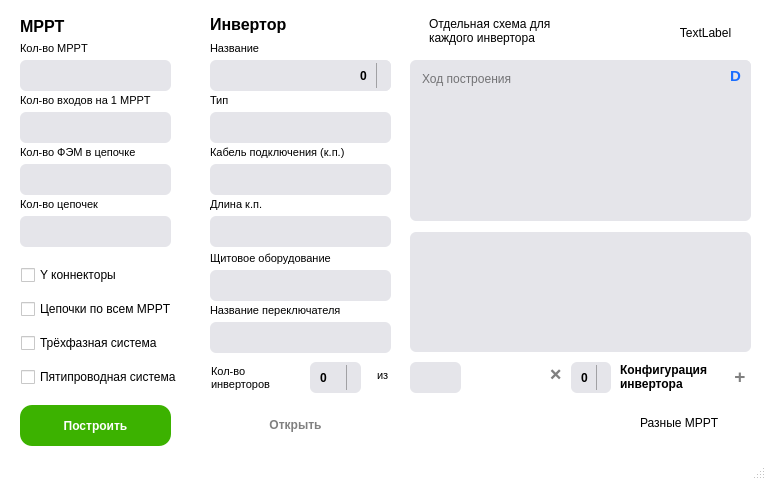
<?xml version="1.0" encoding="UTF-8"?>
<ui version="4.0">
 <class>WindowDrawSchemes</class>
 <widget class="QMainWindow" name="WindowDrawSchemes">
  <property name="enabled">
   <bool>true</bool>
  </property>
  <property name="geometry">
   <rect>
    <x>0</x>
    <y>0</y>
    <width>766</width>
    <height>480</height>
   </rect>
  </property>
  <property name="font">
   <font>
    <family>Arial</family>
   </font>
  </property>
  <property name="focusPolicy">
   <enum>Qt::NoFocus</enum>
  </property>
  <property name="windowTitle">
   <string>Схема постоянного тока</string>
  </property>
  <property name="styleSheet">
   <string notr="true">QMainWindow {
	background-color: white
}
QScrollBar:vertical {              
	background: #e5e5ea;
	border-radius: 3;
	border: none;
	max-width: 8px;
}
QScrollBar::handle:vertical {
	background-color: #196dff;
    border-radius: 3;
}
QScrollBar::handle:vertical:hover {
	background-color: #3b83ff; 
    min-height: 0px;
    border-radius: 3;
}
QScrollBar::add-line:vertical {
    height: 0px;
    subcontrol-position: bottom;
    subcontrol-origin: margin;
}
QScrollBar::sub-line:vertical {
    height: 0 px;
    subcontrol-position: top;
    subcontrol-origin: margin;
}
QScrollBar::add-page:vertical, QScrollBar::sub-page:vertical{
    background: #e5e5ea;
	border: none;
}
QComboBox QAbstractItemView {
	background: transparent;
	border-radius: 6;
    border: none;
	outline:0px;
	selection-background-color: white;
	selection-color: #196dff;
    padding: 8 0 8 0;
}</string>
  </property>
  <property name="documentMode">
   <bool>false</bool>
  </property>
  <widget class="QWidget" name="centralwidget">
   <property name="styleSheet">
    <string notr="true">background-color: #fff;</string>
   </property>
   <widget class="QLabel" name="label_8">
    <property name="enabled">
     <bool>true</bool>
    </property>
    <property name="geometry">
     <rect>
      <x>20</x>
      <y>12</y>
      <width>151</width>
      <height>28</height>
     </rect>
    </property>
    <property name="font">
     <font>
      <family>Arial</family>
      <pointsize>12</pointsize>
      <weight>75</weight>
      <bold>true</bold>
     </font>
    </property>
    <property name="styleSheet">
     <string notr="true">background-color: rgba(255,255,255,0); </string>
    </property>
    <property name="text">
     <string>MPPT</string>
    </property>
   </widget>
   <widget class="QLineEdit" name="inputCount_mppt">
    <property name="geometry">
     <rect>
      <x>20</x>
      <y>60</y>
      <width>151</width>
      <height>31</height>
     </rect>
    </property>
    <property name="font">
     <font>
      <family>Arial</family>
      <weight>75</weight>
      <bold>true</bold>
     </font>
    </property>
    <property name="toolTip">
     <string>Количество MPPT в инверторе</string>
    </property>
    <property name="styleSheet">
     <string notr="true">QLineEdit{
	background-color:rgba(229,229,234,1); 
	border-radius: 6;
	border: none;
	padding-left: 8px
}
QLineEdit:hover{
	background-color:rgba(242,242,247,1);
}
QLineEdit:pressed{
	background-color:rgba(188,188,192,1);
	border-radius: 12;
}</string>
    </property>
    <property name="inputMask">
     <string/>
    </property>
    <property name="text">
     <string/>
    </property>
    <property name="placeholderText">
     <string/>
    </property>
   </widget>
   <widget class="QTextBrowser" name="textConsoleDraw">
    <property name="enabled">
     <bool>true</bool>
    </property>
    <property name="geometry">
     <rect>
      <x>410</x>
      <y>60</y>
      <width>341</width>
      <height>161</height>
     </rect>
    </property>
    <property name="font">
     <font>
      <family>Arial</family>
     </font>
    </property>
    <property name="styleSheet">
     <string notr="true">QTextBrowser{
	background-color:rgba(229,229,234,1); 
	border-radius: 6;
	border: none;
	padding: 8 4 8 8;
}
</string>
    </property>
    <property name="placeholderText">
     <string>Ход построения</string>
    </property>
   </widget>
   <widget class="QPushButton" name="btnDraw">
    <property name="geometry">
     <rect>
      <x>20</x>
      <y>405</y>
      <width>151</width>
      <height>41</height>
     </rect>
    </property>
    <property name="font">
     <font>
      <family>Arial</family>
      <pointsize>9</pointsize>
      <weight>75</weight>
      <bold>true</bold>
     </font>
    </property>
    <property name="cursor">
     <cursorShape>PointingHandCursor</cursorShape>
    </property>
    <property name="styleSheet">
     <string notr="true">QPushButton{
	background-color: rgb(60,178,0);
	color: white;
	border: none;
	border-radius: 12;
	border-style: outset;
}
QPushButton:hover{
	background-color: rgba(60,178,0, 0.85); 
}
QPushButton:pressed{
	color: rgba(255, 255, 255, 0.7);
	border-radius: 12;
}</string>
    </property>
    <property name="text">
     <string>Построить</string>
    </property>
   </widget>
   <widget class="QLineEdit" name="inputCount_input_mppt">
    <property name="geometry">
     <rect>
      <x>20</x>
      <y>112</y>
      <width>151</width>
      <height>31</height>
     </rect>
    </property>
    <property name="font">
     <font>
      <family>Arial</family>
      <weight>75</weight>
      <bold>true</bold>
     </font>
    </property>
    <property name="toolTip">
     <string>Количество входов в одном MPPT</string>
    </property>
    <property name="styleSheet">
     <string notr="true">QLineEdit{
	background-color:rgba(229,229,234,1); 
	border-radius: 6;
	border: none;
	padding-left: 8px
}
QLineEdit:hover{
	background-color:rgba(242,242,247,1);
}
QLineEdit:pressed{
	background-color:rgba(188,188,192,1);
	border-radius: 12;
}</string>
    </property>
    <property name="inputMask">
     <string/>
    </property>
    <property name="text">
     <string/>
    </property>
    <property name="placeholderText">
     <string/>
    </property>
   </widget>
   <widget class="QLineEdit" name="inputSolar_count_on_the_chain">
    <property name="geometry">
     <rect>
      <x>20</x>
      <y>164</y>
      <width>151</width>
      <height>31</height>
     </rect>
    </property>
    <property name="font">
     <font>
      <family>Arial</family>
      <weight>75</weight>
      <bold>true</bold>
     </font>
    </property>
    <property name="toolTip">
     <string>Количество ФЭМ на одну цепочку</string>
    </property>
    <property name="styleSheet">
     <string notr="true">QLineEdit{
	background-color:rgba(229,229,234,1); 
	border-radius: 6;
	border: none;
	padding-left: 8px
}
QLineEdit:hover{
	background-color:rgba(242,242,247,1);
}
QLineEdit:pressed{
	background-color:rgba(188,188,192,1);
	border-radius: 12;
}</string>
    </property>
    <property name="inputMask">
     <string/>
    </property>
    <property name="text">
     <string/>
    </property>
    <property name="placeholderText">
     <string/>
    </property>
   </widget>
   <widget class="QLineEdit" name="inputAll_chain">
    <property name="geometry">
     <rect>
      <x>20</x>
      <y>216</y>
      <width>151</width>
      <height>31</height>
     </rect>
    </property>
    <property name="font">
     <font>
      <family>Arial</family>
      <weight>75</weight>
      <bold>true</bold>
     </font>
    </property>
    <property name="toolTip">
     <string>Общее количество цепочек в инверторе</string>
    </property>
    <property name="styleSheet">
     <string notr="true">QLineEdit{
	background-color:rgba(229,229,234,1); 
	border-radius: 6;
	border: none;
	padding-left: 8px
}
QLineEdit:hover{
	background-color:rgba(242,242,247,1);
}
QLineEdit:pressed{
	background-color:rgba(188,188,192,1);
	border-radius: 12;
}</string>
    </property>
    <property name="inputMask">
     <string/>
    </property>
    <property name="text">
     <string/>
    </property>
    <property name="placeholderText">
     <string/>
    </property>
   </widget>
   <widget class="QCheckBox" name="checkUse_y_connector">
    <property name="geometry">
     <rect>
      <x>21</x>
      <y>265</y>
      <width>108</width>
      <height>20</height>
     </rect>
    </property>
    <property name="font">
     <font>
      <family>Arial</family>
     </font>
    </property>
    <property name="toolTip">
     <string>Применяет Y конекторы, если это допустимо </string>
    </property>
    <property name="text">
     <string>Y коннекторы</string>
    </property>
   </widget>
   <widget class="QCheckBox" name="checkUse_all_mppt">
    <property name="geometry">
     <rect>
      <x>21</x>
      <y>299</y>
      <width>170</width>
      <height>20</height>
     </rect>
    </property>
    <property name="font">
     <font>
      <family>Arial</family>
     </font>
    </property>
    <property name="toolTip">
     <string>Распределяет цепочки по всем свободным MPPT, если кол-во цепочек не меньше кол-ва MPPT, если параметр неактивен, то цепочки полностью последовательно заполняют свободные MPPT</string>
    </property>
    <property name="styleSheet">
     <string notr="true"/>
    </property>
    <property name="text">
     <string>Цепочки по всем MPPT</string>
    </property>
   </widget>
   <widget class="QLineEdit" name="inputName_invertor">
    <property name="geometry">
     <rect>
      <x>210</x>
      <y>60</y>
      <width>181</width>
      <height>31</height>
     </rect>
    </property>
    <property name="font">
     <font>
      <family>Arial</family>
      <weight>75</weight>
      <bold>true</bold>
     </font>
    </property>
    <property name="toolTip">
     <string>Название инвертора</string>
    </property>
    <property name="styleSheet">
     <string notr="true">QLineEdit{
	background-color:rgba(229,229,234,1); 
	border-radius: 6;
	border: none;
	padding-left: 8px
}
QLineEdit:hover{
	background-color:rgba(242,242,247,1);
}
QLineEdit:pressed{
	background-color:rgba(188,188,192,1);
	border-radius: 12;
}</string>
    </property>
    <property name="inputMask">
     <string/>
    </property>
    <property name="text">
     <string/>
    </property>
    <property name="placeholderText">
     <string/>
    </property>
   </widget>
   <widget class="QLineEdit" name="inputTitle_grid_line">
    <property name="geometry">
     <rect>
      <x>210</x>
      <y>164</y>
      <width>181</width>
      <height>31</height>
     </rect>
    </property>
    <property name="font">
     <font>
      <family>Arial</family>
      <weight>75</weight>
      <bold>true</bold>
     </font>
    </property>
    <property name="toolTip">
     <string>Наименование расплогаемое на проводе до свича</string>
    </property>
    <property name="styleSheet">
     <string notr="true">QLineEdit{
	background-color:rgba(229,229,234,1); 
	border-radius: 6;
	border: none;
	padding-left: 8px
}
QLineEdit:hover{
	background-color:rgba(242,242,247,1);
}
QLineEdit:pressed{
	background-color:rgba(188,188,192,1);
	border-radius: 12;
}</string>
    </property>
    <property name="inputMask">
     <string/>
    </property>
    <property name="text">
     <string/>
    </property>
    <property name="placeholderText">
     <string/>
    </property>
   </widget>
   <widget class="QLineEdit" name="inputTitle_grid_top">
    <property name="geometry">
     <rect>
      <x>210</x>
      <y>270</y>
      <width>181</width>
      <height>31</height>
     </rect>
    </property>
    <property name="font">
     <font>
      <family>Arial</family>
      <weight>75</weight>
      <bold>true</bold>
     </font>
    </property>
    <property name="toolTip">
     <string>Наименование распологаемое сверху после свича</string>
    </property>
    <property name="styleSheet">
     <string notr="true">QLineEdit{
	background-color:rgba(229,229,234,1); 
	border-radius: 6;
	border: none;
	padding-left: 8px
}
QLineEdit:hover{
	background-color:rgba(242,242,247,1);
}
QLineEdit:pressed{
	background-color:rgba(188,188,192,1);
	border-radius: 12;
}</string>
    </property>
    <property name="inputMask">
     <string/>
    </property>
    <property name="text">
     <string/>
    </property>
    <property name="placeholderText">
     <string/>
    </property>
   </widget>
   <widget class="QLineEdit" name="inputNumber_invertor">
    <property name="geometry">
     <rect>
      <x>210</x>
      <y>112</y>
      <width>181</width>
      <height>31</height>
     </rect>
    </property>
    <property name="font">
     <font>
      <family>Arial</family>
      <weight>75</weight>
      <bold>true</bold>
     </font>
    </property>
    <property name="toolTip">
     <string>Тип инвертора</string>
    </property>
    <property name="styleSheet">
     <string notr="true">QLineEdit{
	background-color:rgba(229,229,234,1); 
	border-radius: 6;
	border: none;
	padding-left: 8px
}
QLineEdit:hover{
	background-color:rgba(242,242,247,1);
}
QLineEdit:pressed{
	background-color:rgba(188,188,192,1);
	border-radius: 12;
}</string>
    </property>
    <property name="inputMask">
     <string/>
    </property>
    <property name="text">
     <string/>
    </property>
    <property name="placeholderText">
     <string/>
    </property>
   </widget>
   <widget class="QLineEdit" name="inputTitle_grid_switch">
    <property name="geometry">
     <rect>
      <x>210</x>
      <y>322</y>
      <width>181</width>
      <height>31</height>
     </rect>
    </property>
    <property name="font">
     <font>
      <family>Arial</family>
      <weight>75</weight>
      <bold>true</bold>
     </font>
    </property>
    <property name="styleSheet">
     <string notr="true">QLineEdit{
	background-color:rgba(229,229,234,1); 
	border-radius: 6;
	border: none;
	padding-left: 8px
}
QLineEdit:hover{
	background-color:rgba(242,242,247,1);
}
QLineEdit:pressed{
	background-color:rgba(188,188,192,1);
	border-radius: 12;
}</string>
    </property>
    <property name="inputMask">
     <string/>
    </property>
    <property name="text">
     <string/>
    </property>
    <property name="placeholderText">
     <string/>
    </property>
   </widget>
   <widget class="QLabel" name="label_9">
    <property name="enabled">
     <bool>true</bool>
    </property>
    <property name="geometry">
     <rect>
      <x>210</x>
      <y>10</y>
      <width>111</width>
      <height>28</height>
     </rect>
    </property>
    <property name="font">
     <font>
      <family>Arial</family>
      <pointsize>12</pointsize>
      <weight>75</weight>
      <bold>true</bold>
     </font>
    </property>
    <property name="styleSheet">
     <string notr="true">background-color: rgba(255,255,255,0); </string>
    </property>
    <property name="text">
     <string>Инвертор</string>
    </property>
   </widget>
   <widget class="QSpinBox" name="spinBox_CloneInvertor">
    <property name="geometry">
     <rect>
      <x>310</x>
      <y>362</y>
      <width>51</width>
      <height>31</height>
     </rect>
    </property>
    <property name="font">
     <font>
      <family>Arial</family>
      <weight>75</weight>
      <bold>true</bold>
     </font>
    </property>
    <property name="toolTip">
     <string/>
    </property>
    <property name="styleSheet">
     <string notr="true">QSpinBox{
	background-color:rgba(229,229,234,1); 
	border-radius: 6;
	border: none;
	padding-left: 8px
}
QSpinBox:hover{
	background-color:rgba(242,242,247,1);
}
QSpinBox:up-button:hover{
	background-color:rgba(25,109,255, 0.7);
	border-top-right-radius: 6;
}
QSpinBox:up-button:pressed{
	background-color:rgba(25,109,255, 0.5);
	border-top-right-radius: 6;
}
QSpinBox:up-button{
	background-color:rgba(229,229,234,1); 
	border-top-right-radius: 6;
	border: none;
	border-left: 1px solid rgba(0,0,0,0.3);
}

QSpinBox:down-button:hover{
	background-color:rgba(25,109,255, 0.7);
	border-bottom-right-radius: 6;
}
QSpinBox:down-button:pressed{
	background-color:rgba(25,109,255, 0.5);
	border-bottom-right-radius: 6;
}
QSpinBox:down-button{
	background-color:rgba(229,229,234,1); 
	border-bottom-right-radius: 6;
	border-left: 1px solid rgba(0,0,0,0.3);

}</string>
    </property>
   </widget>
   <widget class="QPushButton" name="btnUpdateConsole">
    <property name="geometry">
     <rect>
      <x>720</x>
      <y>60</y>
      <width>31</width>
      <height>31</height>
     </rect>
    </property>
    <property name="font">
     <font>
      <family>Arial</family>
      <pointsize>11</pointsize>
      <weight>75</weight>
      <bold>true</bold>
     </font>
    </property>
    <property name="cursor">
     <cursorShape>PointingHandCursor</cursorShape>
    </property>
    <property name="toolTip">
     <string>Очистить консоль</string>
    </property>
    <property name="styleSheet">
     <string notr="true">QPushButton{
	background-color: rgba(229,229,234,1);
	color: #196dff;
	border: none;
	border-radius: 6;
	border-style: outset;
}
QPushButton:hover{
	background-color: #dceaff; 
}
QPushButton:pressed{
	color: rgba(25, 109, 255, 0.7); 
	border-radius: 6;
}</string>
    </property>
    <property name="text">
     <string>D</string>
    </property>
    <property name="icon">
     <iconset>
      <normaloff>Data/icon_update.jpg</normaloff>Data/icon_update.jpg</iconset>
    </property>
   </widget>
   <widget class="QLabel" name="label_10">
    <property name="enabled">
     <bool>true</bool>
    </property>
    <property name="geometry">
     <rect>
      <x>210</x>
      <y>40</y>
      <width>111</width>
      <height>16</height>
     </rect>
    </property>
    <property name="font">
     <font>
      <family>Arial</family>
      <pointsize>8</pointsize>
     </font>
    </property>
    <property name="styleSheet">
     <string notr="true">background-color: rgba(255,255,255,0); </string>
    </property>
    <property name="text">
     <string>Название</string>
    </property>
   </widget>
   <widget class="QLabel" name="label_11">
    <property name="enabled">
     <bool>true</bool>
    </property>
    <property name="geometry">
     <rect>
      <x>20</x>
      <y>40</y>
      <width>151</width>
      <height>16</height>
     </rect>
    </property>
    <property name="font">
     <font>
      <family>Arial</family>
      <pointsize>8</pointsize>
     </font>
    </property>
    <property name="styleSheet">
     <string notr="true">background-color: rgba(255,255,255,0); </string>
    </property>
    <property name="text">
     <string>Кол-во MPPT</string>
    </property>
   </widget>
   <widget class="QLabel" name="label_12">
    <property name="enabled">
     <bool>true</bool>
    </property>
    <property name="geometry">
     <rect>
      <x>20</x>
      <y>92</y>
      <width>161</width>
      <height>16</height>
     </rect>
    </property>
    <property name="font">
     <font>
      <family>Arial</family>
      <pointsize>8</pointsize>
     </font>
    </property>
    <property name="styleSheet">
     <string notr="true">background-color: rgba(255,255,255,0); </string>
    </property>
    <property name="text">
     <string>Кол-во входов на 1 MPPT </string>
    </property>
   </widget>
   <widget class="QLabel" name="label_13">
    <property name="enabled">
     <bool>true</bool>
    </property>
    <property name="geometry">
     <rect>
      <x>20</x>
      <y>144</y>
      <width>181</width>
      <height>16</height>
     </rect>
    </property>
    <property name="font">
     <font>
      <family>Arial</family>
      <pointsize>8</pointsize>
     </font>
    </property>
    <property name="styleSheet">
     <string notr="true">background-color: rgba(255,255,255,0); </string>
    </property>
    <property name="text">
     <string>Кол-во ФЭМ в цепочке</string>
    </property>
   </widget>
   <widget class="QLabel" name="label_14">
    <property name="enabled">
     <bool>true</bool>
    </property>
    <property name="geometry">
     <rect>
      <x>20</x>
      <y>196</y>
      <width>171</width>
      <height>16</height>
     </rect>
    </property>
    <property name="font">
     <font>
      <family>Arial</family>
      <pointsize>8</pointsize>
     </font>
    </property>
    <property name="styleSheet">
     <string notr="true">background-color: rgba(255,255,255,0); </string>
    </property>
    <property name="text">
     <string>Кол-во цепочек</string>
    </property>
   </widget>
   <widget class="QLabel" name="label_15">
    <property name="enabled">
     <bool>true</bool>
    </property>
    <property name="geometry">
     <rect>
      <x>210</x>
      <y>92</y>
      <width>111</width>
      <height>16</height>
     </rect>
    </property>
    <property name="font">
     <font>
      <family>Arial</family>
      <pointsize>8</pointsize>
     </font>
    </property>
    <property name="styleSheet">
     <string notr="true">background-color: rgba(255,255,255,0); </string>
    </property>
    <property name="text">
     <string>Тип</string>
    </property>
   </widget>
   <widget class="QLabel" name="label_16">
    <property name="enabled">
     <bool>true</bool>
    </property>
    <property name="geometry">
     <rect>
      <x>210</x>
      <y>144</y>
      <width>161</width>
      <height>16</height>
     </rect>
    </property>
    <property name="font">
     <font>
      <family>Arial</family>
      <pointsize>8</pointsize>
     </font>
    </property>
    <property name="styleSheet">
     <string notr="true">background-color: rgba(255,255,255,0); </string>
    </property>
    <property name="text">
     <string>Кабель подключения (к.п.)</string>
    </property>
   </widget>
   <widget class="QLabel" name="label_17">
    <property name="enabled">
     <bool>true</bool>
    </property>
    <property name="geometry">
     <rect>
      <x>210</x>
      <y>250</y>
      <width>151</width>
      <height>16</height>
     </rect>
    </property>
    <property name="font">
     <font>
      <family>Arial</family>
      <pointsize>8</pointsize>
     </font>
    </property>
    <property name="styleSheet">
     <string notr="true">background-color: rgba(255,255,255,0); </string>
    </property>
    <property name="text">
     <string>Щитовое оборудование</string>
    </property>
   </widget>
   <widget class="QLabel" name="label_18">
    <property name="enabled">
     <bool>true</bool>
    </property>
    <property name="geometry">
     <rect>
      <x>210</x>
      <y>302</y>
      <width>161</width>
      <height>16</height>
     </rect>
    </property>
    <property name="font">
     <font>
      <family>Arial</family>
      <pointsize>8</pointsize>
     </font>
    </property>
    <property name="styleSheet">
     <string notr="true">background-color: rgba(255,255,255,0); </string>
    </property>
    <property name="text">
     <string>Название переключателя</string>
    </property>
   </widget>
   <widget class="QCheckBox" name="checkUse_three_phase">
    <property name="geometry">
     <rect>
      <x>21</x>
      <y>333</y>
      <width>150</width>
      <height>20</height>
     </rect>
    </property>
    <property name="font">
     <font>
      <family>Arial</family>
     </font>
    </property>
    <property name="toolTip">
     <string>Позволяет добавлять разные MPPT в инвертор. Нажимая на кнопку &quot;+&quot; добавляются параметры для каждого MPPT</string>
    </property>
    <property name="text">
     <string>Трёхфазная система</string>
    </property>
   </widget>
   <widget class="QCheckBox" name="checkUse_5or4_line">
    <property name="geometry">
     <rect>
      <x>21</x>
      <y>367</y>
      <width>172</width>
      <height>20</height>
     </rect>
    </property>
    <property name="font">
     <font>
      <family>Arial</family>
     </font>
    </property>
    <property name="toolTip">
     <string>Позволяет добавлять разные MPPT в инвертор. Нажимая на кнопку &quot;+&quot; добавляются параметры для каждого MPPT</string>
    </property>
    <property name="text">
     <string>Пятипроводная система</string>
    </property>
   </widget>
   <widget class="QLabel" name="label_19">
    <property name="enabled">
     <bool>true</bool>
    </property>
    <property name="geometry">
     <rect>
      <x>210</x>
      <y>196</y>
      <width>161</width>
      <height>16</height>
     </rect>
    </property>
    <property name="font">
     <font>
      <family>Arial</family>
      <pointsize>8</pointsize>
     </font>
    </property>
    <property name="styleSheet">
     <string notr="true">background-color: rgba(255,255,255,0); </string>
    </property>
    <property name="text">
     <string>Длина к.п.</string>
    </property>
   </widget>
   <widget class="QLineEdit" name="inputTitle_grid_line_length">
    <property name="geometry">
     <rect>
      <x>210</x>
      <y>216</y>
      <width>181</width>
      <height>31</height>
     </rect>
    </property>
    <property name="font">
     <font>
      <family>Arial</family>
      <weight>75</weight>
      <bold>true</bold>
     </font>
    </property>
    <property name="toolTip">
     <string>Наименование распологаемое сверху после свича</string>
    </property>
    <property name="styleSheet">
     <string notr="true">QLineEdit{
	background-color:rgba(229,229,234,1); 
	border-radius: 6;
	border: none;
	padding-left: 8px
}
QLineEdit:hover{
	background-color:rgba(242,242,247,1);
}
QLineEdit:pressed{
	background-color:rgba(188,188,192,1);
	border-radius: 12;
}</string>
    </property>
    <property name="inputMask">
     <string/>
    </property>
    <property name="text">
     <string/>
    </property>
    <property name="placeholderText">
     <string/>
    </property>
   </widget>
   <widget class="QTextBrowser" name="textConsoleCurrent">
    <property name="enabled">
     <bool>true</bool>
    </property>
    <property name="geometry">
     <rect>
      <x>410</x>
      <y>232</y>
      <width>341</width>
      <height>120</height>
     </rect>
    </property>
    <property name="font">
     <font>
      <family>Arial</family>
     </font>
    </property>
    <property name="styleSheet">
     <string notr="true">QTextBrowser{
	background-color:rgba(229,229,234,1); 
	border-radius: 6;
	border: none;
	padding: 8 4 8 8;
}
</string>
    </property>
    <property name="placeholderText">
     <string/>
    </property>
   </widget>
   <widget class="QSpinBox" name="spinBox_numInvertor">
    <property name="geometry">
     <rect>
      <x>350</x>
      <y>60</y>
      <width>41</width>
      <height>31</height>
     </rect>
    </property>
    <property name="font">
     <font>
      <family>Arial</family>
      <weight>75</weight>
      <bold>true</bold>
     </font>
    </property>
    <property name="toolTip">
     <string>Переключение между оборудованием</string>
    </property>
    <property name="styleSheet">
     <string notr="true">QSpinBox{
	background-color:rgba(229,229,234,1); 
	border-radius: 6;
	border: none;
	padding-left: 8px;
}
QSpinBox:hover{
	background-color:rgba(242,242,247,1);
}
QSpinBox:up-button:hover{
	background-color:rgba(25,109,255, 0.7);
	border-top-right-radius: 6;
}
QSpinBox:up-button:pressed{
	background-color:rgba(25,109,255, 0.5);
	border-top-right-radius: 6;
}
QSpinBox:up-button{
	background-color:rgba(229,229,234,1); 
	border-top-right-radius: 6;
	border: none;
	border-left: 1px solid rgba(0,0,0,0.3);
}

QSpinBox:down-button:hover{
	background-color:rgba(25,109,255, 0.7);
	border-bottom-right-radius: 6;
}
QSpinBox:down-button:pressed{
	background-color:rgba(25,109,255, 0.5);
	border-bottom-right-radius: 6;
}
QSpinBox:down-button{
	background-color:rgba(229,229,234,1); 
	border-bottom-right-radius: 6;
	border-left: 1px solid rgba(0,0,0,0.3);

}</string>
    </property>
    <property name="readOnly">
     <bool>false</bool>
    </property>
   </widget>
   <widget class="QPushButton" name="btnAdd_new_mppt">
    <property name="geometry">
     <rect>
      <x>725</x>
      <y>361</y>
      <width>30</width>
      <height>31</height>
     </rect>
    </property>
    <property name="font">
     <font>
      <family>Arial</family>
      <pointsize>14</pointsize>
      <weight>75</weight>
      <bold>true</bold>
     </font>
    </property>
    <property name="cursor">
     <cursorShape>PointingHandCursor</cursorShape>
    </property>
    <property name="toolTip">
     <string>Добавление конфигурации</string>
    </property>
    <property name="styleSheet">
     <string notr="true">QPushButton{
	background-color:rgba(112, 215, 255, 0);
	color:rgba(0, 0, 0, 0.5);
	border: none;
	border-radius: 5;
	border-style: outset;
}
QPushButton:hover{
	color: black;
}
</string>
    </property>
    <property name="text">
     <string>+</string>
    </property>
   </widget>
   <widget class="QSpinBox" name="spinBox_numDifferentMPPT">
    <property name="geometry">
     <rect>
      <x>571</x>
      <y>362</y>
      <width>40</width>
      <height>31</height>
     </rect>
    </property>
    <property name="font">
     <font>
      <family>Arial</family>
      <weight>75</weight>
      <bold>true</bold>
     </font>
    </property>
    <property name="toolTip">
     <string>Переключение между конфигурациями</string>
    </property>
    <property name="styleSheet">
     <string notr="true">QSpinBox{
	background-color:rgba(229,229,234,1); 
	border-radius: 6;
	border: none;
	padding-left: 8px;
}
QSpinBox:hover{
	background-color:rgba(242,242,247,1);
}
QSpinBox:up-button:hover{
	background-color:rgba(25,109,255, 0.7);
	border-top-right-radius: 6;
}
QSpinBox:up-button:pressed{
	background-color:rgba(25,109,255, 0.5);
	border-top-right-radius: 6;
}
QSpinBox:up-button{
	background-color:rgba(229,229,234,1); 
	border-top-right-radius: 6;
	border: none;
	border-left: 1px solid rgba(0,0,0,0.3);
}

QSpinBox:down-button:hover{
	background-color:rgba(25,109,255, 0.7);
	border-bottom-right-radius: 6;
}
QSpinBox:down-button:pressed{
	background-color:rgba(25,109,255, 0.5);
	border-bottom-right-radius: 6;
}
QSpinBox:down-button{
	background-color:rgba(229,229,234,1); 
	border-bottom-right-radius: 6;
	border-left: 1px solid rgba(0,0,0,0.3);

}</string>
    </property>
    <property name="readOnly">
     <bool>false</bool>
    </property>
   </widget>
   <widget class="QPushButton" name="btnSaveConfig">
    <property name="geometry">
     <rect>
      <x>209</x>
      <y>405</y>
      <width>41</width>
      <height>41</height>
     </rect>
    </property>
    <property name="font">
     <font>
      <family>Arial</family>
      <pointsize>9</pointsize>
      <weight>75</weight>
      <bold>true</bold>
     </font>
    </property>
    <property name="cursor">
     <cursorShape>PointingHandCursor</cursorShape>
    </property>
    <property name="toolTip">
     <string>Сохранить параметры</string>
    </property>
    <property name="styleSheet">
     <string notr="true">QPushButton{
	/*background-color: #196dff;*/
	background-color:rgba(112, 215, 255, 0);
	color: white;
	border: none;
	border-radius: 12;
	border-style: outset;
}
QPushButton:hover{
	border-bottom: 3px solid white;
	border-radius: 3; 
}
QPushButton:pressed{
	border-bottom: 0px solid white;
	border-radius: 3;
}</string>
    </property>
    <property name="text">
     <string/>
    </property>
   </widget>
   <widget class="QLabel" name="label_20">
    <property name="enabled">
     <bool>true</bool>
    </property>
    <property name="geometry">
     <rect>
      <x>211</x>
      <y>362</y>
      <width>81</width>
      <height>31</height>
     </rect>
    </property>
    <property name="font">
     <font>
      <family>Arial</family>
      <pointsize>8</pointsize>
     </font>
    </property>
    <property name="styleSheet">
     <string notr="true">background-color: rgba(255,255,255,0); </string>
    </property>
    <property name="text">
     <string>Кол-во
инверторов</string>
    </property>
   </widget>
   <widget class="QLabel" name="label_21">
    <property name="enabled">
     <bool>true</bool>
    </property>
    <property name="geometry">
     <rect>
      <x>620</x>
      <y>356</y>
      <width>110</width>
      <height>41</height>
     </rect>
    </property>
    <property name="font">
     <font>
      <family>Arial</family>
      <pointsize>9</pointsize>
      <weight>75</weight>
      <bold>true</bold>
     </font>
    </property>
    <property name="styleSheet">
     <string notr="true">background-color: rgba(255,255,255,0); </string>
    </property>
    <property name="text">
     <string>Конфигурация
инвертора</string>
    </property>
   </widget>
   <widget class="QPushButton" name="btnOpenScheme">
    <property name="geometry">
     <rect>
      <x>260</x>
      <y>409</y>
      <width>71</width>
      <height>31</height>
     </rect>
    </property>
    <property name="font">
     <font>
      <family>Arial</family>
      <pointsize>9</pointsize>
      <weight>75</weight>
      <italic>false</italic>
      <bold>true</bold>
      <underline>false</underline>
      <strikeout>false</strikeout>
      <stylestrategy>PreferAntialias</stylestrategy>
      <kerning>true</kerning>
     </font>
    </property>
    <property name="cursor">
     <cursorShape>PointingHandCursor</cursorShape>
    </property>
    <property name="toolTip">
     <string>Открыть построенную схему</string>
    </property>
    <property name="styleSheet">
     <string notr="true">QPushButton{
	background-color:rgba(112, 215, 255, 0);
	color:rgba(0, 0, 0, 0.5);
	border: none;
	border-radius: 5;
	border-style: outset;
}
QPushButton:hover{
	color: black;
}
</string>
    </property>
    <property name="text">
     <string>Открыть</string>
    </property>
   </widget>
   <widget class="QLineEdit" name="inputCountAllInvertors">
    <property name="enabled">
     <bool>true</bool>
    </property>
    <property name="geometry">
     <rect>
      <x>410</x>
      <y>362</y>
      <width>51</width>
      <height>31</height>
     </rect>
    </property>
    <property name="font">
     <font>
      <family>Arial</family>
      <pointsize>7</pointsize>
      <weight>75</weight>
      <bold>true</bold>
     </font>
    </property>
    <property name="toolTip">
     <string>Количество всего инверторов этой модели</string>
    </property>
    <property name="styleSheet">
     <string notr="true">QLineEdit{
	background-color:rgba(229,229,234,1); 
	border-radius: 6;
	border: none;
	padding-left: 8px
}
</string>
    </property>
    <property name="inputMask">
     <string/>
    </property>
    <property name="text">
     <string/>
    </property>
    <property name="readOnly">
     <bool>true</bool>
    </property>
    <property name="placeholderText">
     <string/>
    </property>
   </widget>
   <widget class="QLabel" name="label_22">
    <property name="enabled">
     <bool>true</bool>
    </property>
    <property name="geometry">
     <rect>
      <x>377</x>
      <y>360</y>
      <width>21</width>
      <height>31</height>
     </rect>
    </property>
    <property name="font">
     <font>
      <family>Arial</family>
      <pointsize>8</pointsize>
      <weight>50</weight>
      <bold>false</bold>
     </font>
    </property>
    <property name="styleSheet">
     <string notr="true">background-color: rgba(255,255,255,0); </string>
    </property>
    <property name="text">
     <string>из</string>
    </property>
    <property name="alignment">
     <set>Qt::AlignLeading|Qt::AlignLeft|Qt::AlignVCenter</set>
    </property>
   </widget>
   <widget class="QCheckBox" name="checkManySchemes">
    <property name="geometry">
     <rect>
      <x>410</x>
      <y>10</y>
      <width>341</width>
      <height>41</height>
     </rect>
    </property>
    <property name="font">
     <font>
      <family>Arial</family>
     </font>
    </property>
    <property name="toolTip">
     <string/>
    </property>
    <property name="styleSheet">
     <string notr="true">background-color: rgba(255,255,255,0); </string>
    </property>
    <property name="text">
     <string>Отдельная схема для
каждого инвертора</string>
    </property>
   </widget>
   <widget class="QPushButton" name="btnDelConfig">
    <property name="geometry">
     <rect>
      <x>540</x>
      <y>361</y>
      <width>31</width>
      <height>31</height>
     </rect>
    </property>
    <property name="font">
     <font>
      <family>Arial</family>
      <pointsize>11</pointsize>
      <weight>75</weight>
      <bold>true</bold>
     </font>
    </property>
    <property name="cursor">
     <cursorShape>PointingHandCursor</cursorShape>
    </property>
    <property name="toolTip">
     <string>Удаление конфигурации</string>
    </property>
    <property name="styleSheet">
     <string notr="true">QPushButton{
	background-color:rgba(112, 215, 255, 0);
	color:  rgba(0, 0, 0, 0.5);
	border: none;
	border-radius: 5;
	border-style: outset;
}
QPushButton:hover{
	color:rgba(255, 20, 20, 1) ;
}
</string>
    </property>
    <property name="text">
     <string>🞫</string>
    </property>
   </widget>
   <widget class="QCheckBox" name="checkDifferentMPPT">
    <property name="geometry">
     <rect>
      <x>621</x>
      <y>414</y>
      <width>111</width>
      <height>17</height>
     </rect>
    </property>
    <property name="font">
     <font>
      <family>Arial</family>
     </font>
    </property>
    <property name="toolTip">
     <string>Разные MPPT в одном инверторе</string>
    </property>
    <property name="styleSheet">
     <string notr="true">background-color: rgba(255,255,255,0); </string>
    </property>
    <property name="text">
     <string>Разные MPPT</string>
    </property>
   </widget>
   <widget class="QLabel" name="labelLoading">
    <property name="geometry">
     <rect>
      <x>660</x>
      <y>-3</y>
      <width>91</width>
      <height>71</height>
     </rect>
    </property>
    <property name="styleSheet">
     <string notr="true">background-color:rgba(112, 215, 255, 0);</string>
    </property>
    <property name="text">
     <string>TextLabel</string>
    </property>
    <property name="alignment">
     <set>Qt::AlignCenter</set>
    </property>
   </widget>
   <zorder>label_20</zorder>
   <zorder>label_8</zorder>
   <zorder>inputCount_mppt</zorder>
   <zorder>textConsoleDraw</zorder>
   <zorder>btnDraw</zorder>
   <zorder>inputCount_input_mppt</zorder>
   <zorder>inputSolar_count_on_the_chain</zorder>
   <zorder>inputAll_chain</zorder>
   <zorder>checkUse_y_connector</zorder>
   <zorder>checkUse_all_mppt</zorder>
   <zorder>inputName_invertor</zorder>
   <zorder>inputTitle_grid_line</zorder>
   <zorder>inputTitle_grid_top</zorder>
   <zorder>inputNumber_invertor</zorder>
   <zorder>inputTitle_grid_switch</zorder>
   <zorder>label_9</zorder>
   <zorder>spinBox_CloneInvertor</zorder>
   <zorder>btnUpdateConsole</zorder>
   <zorder>label_10</zorder>
   <zorder>label_11</zorder>
   <zorder>label_12</zorder>
   <zorder>label_13</zorder>
   <zorder>label_14</zorder>
   <zorder>label_15</zorder>
   <zorder>label_16</zorder>
   <zorder>label_17</zorder>
   <zorder>label_18</zorder>
   <zorder>checkUse_three_phase</zorder>
   <zorder>checkUse_5or4_line</zorder>
   <zorder>label_19</zorder>
   <zorder>inputTitle_grid_line_length</zorder>
   <zorder>textConsoleCurrent</zorder>
   <zorder>spinBox_numInvertor</zorder>
   <zorder>btnAdd_new_mppt</zorder>
   <zorder>spinBox_numDifferentMPPT</zorder>
   <zorder>btnSaveConfig</zorder>
   <zorder>label_21</zorder>
   <zorder>btnOpenScheme</zorder>
   <zorder>inputCountAllInvertors</zorder>
   <zorder>label_22</zorder>
   <zorder>checkManySchemes</zorder>
   <zorder>btnDelConfig</zorder>
   <zorder>checkDifferentMPPT</zorder>
   <zorder>labelLoading</zorder>
  </widget>
  <widget class="QStatusBar" name="statusBar"/>
 </widget>
 <resources/>
 <connections/>
</ui>
